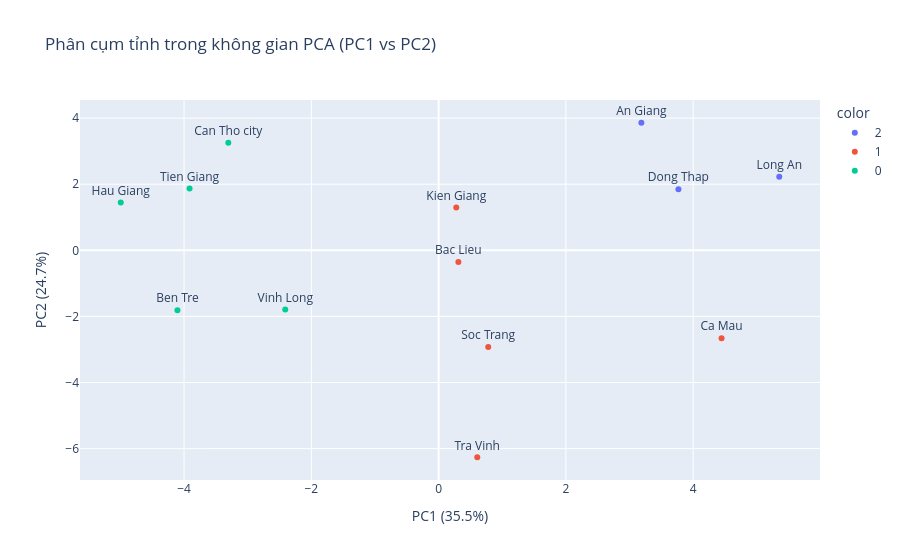

Notebook source saved alongside this figure:
### Code cell
k = 3
kmeans = KMeans(n_clusters=k, random_state=42, n_init=20)
clusters = kmeans.fit_predict(pca_components)
province_cluster_df = pd.DataFrame(
    {"province": province_features.index, "cluster": clusters}
)
fig = px.scatter(
    x=pca_components[:, 0],
    y=pca_components[:, 1],
    color=clusters.astype(str),
    text=province_features.index,
    title="Phân cụm tỉnh trong không gian PCA (PC1 vs PC2)",
)
fig.update_traces(textposition="top center")
fig.update_layout(
    xaxis_title=f"PC1 ({pca.explained_variance_ratio_[0]*100:.1f}%)",
    yaxis_title=f"PC2 ({pca.explained_variance_ratio_[1]*100:.1f}%)",
)
fig.show()
province_cluster_df

### Figure 1 — Plotly figure (JSON) as saved in the notebook; plotly's stock layout.template omitted (floating-point values rounded to 4 significant figures)
{"data": [{"hovertemplate": "color=2<br>x=%{x}<br>y=%{y}<br>text=%{text}<extra></extra>", "legendgroup": "2", "marker": {"color": "#636efa", "symbol": "circle"}, "mode": "markers+text", "name": "2", "orientation": "v", "showlegend": true, "text": ["An Giang", "Dong Thap", "Long An"], "textposition": "top center", "type": "scatter", "x": [3.186, 3.768, 5.352], "xaxis": "x", "y": [3.86, 1.851, 2.229], "yaxis": "y"}, {"hovertemplate": "color=1<br>x=%{x}<br>y=%{y}<br>text=%{text}<extra></extra>", "legendgroup": "1", "marker": {"color": "#EF553B", "symbol": "circle"}, "mode": "markers+text", "name": "1", "orientation": "v", "showlegend": true, "text": ["Bac Lieu", "Ca Mau", "Kien Giang", "Soc Trang", "Tra Vinh"], "textposition": "top center", "type": "scatter", "x": [0.3105, 4.446, 0.2774, 0.7795, 0.6074], "xaxis": "x", "y": [-0.3555, -2.657, 1.295, -2.929, -6.262], "yaxis": "y"}, {"hovertemplate": "color=0<br>x=%{x}<br>y=%{y}<br>text=%{text}<extra></extra>", "legendgroup": "0", "marker": {"color": "#00cc96", "symbol": "circle"}, "mode": "markers+text", "name": "0", "orientation": "v", "showlegend": true, "text": ["Ben Tre", "Can Tho city", "Hau Giang", "Tien Giang", "Vinh Long"], "textposition": "top center", "type": "scatter", "x": [-4.104, -3.305, -4.995, -3.914, -2.41], "xaxis": "x", "y": [-1.812, 3.254, 1.445, 1.873, -1.791], "yaxis": "y"}], "layout": {"legend": {"title": {"text": "color"}, "tracegroupgap": 0}, "title": {"text": "Phân cụm tỉnh trong không gian PCA (PC1 vs PC2)"}, "xaxis": {"anchor": "y", "domain": [0, 1], "title": {"text": "PC1 (35.5%)"}}, "yaxis": {"anchor": "x", "domain": [0, 1], "title": {"text": "PC2 (24.7%)"}}}}
